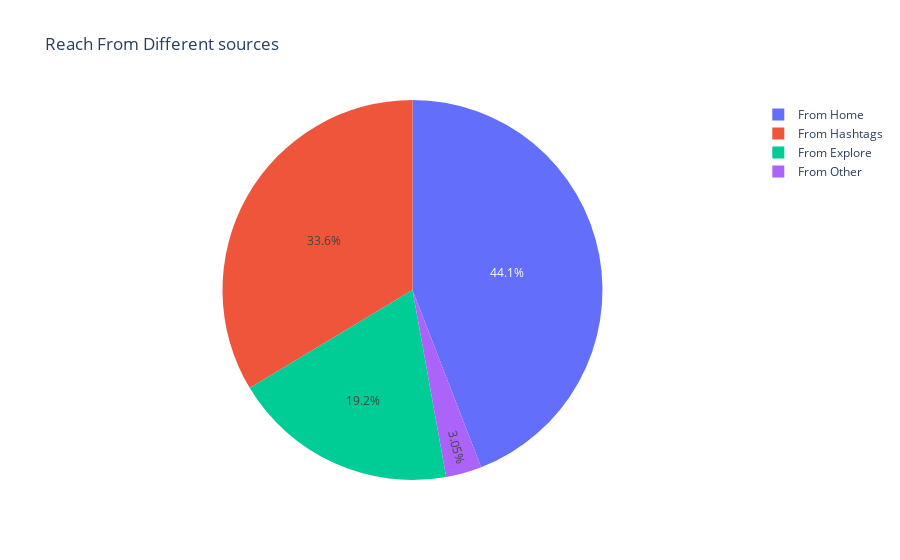

Notebook source saved alongside this figure:
### Code cell
reach_sources = ['From Home','From Hashtags','From Explore','From Other']
reach_counts = [data[source].sum() for source in reach_sources]
fig = px.pie(data, labels = reach_sources,names = reach_sources, 
             values = reach_counts,title = 'Reach From Different sources')
fig.show()

### Figure 1 — Plotly figure (JSON) as saved in the notebook; plotly's stock layout.template omitted (floating-point values rounded to 4 significant figures)
{"data": [{"domain": {"x": [0, 1], "y": [0, 1]}, "hovertemplate": "label=%{label}<br>value=%{value}<extra></extra>", "labels": ["From Home", "From Hashtags", "From Explore", "From Other"], "legendgroup": "", "name": "", "showlegend": true, "type": "pie", "values": [294619, 224614, 128294, 20360]}], "layout": {"legend": {"tracegroupgap": 0}, "title": {"text": "Reach From Different sources"}}}
